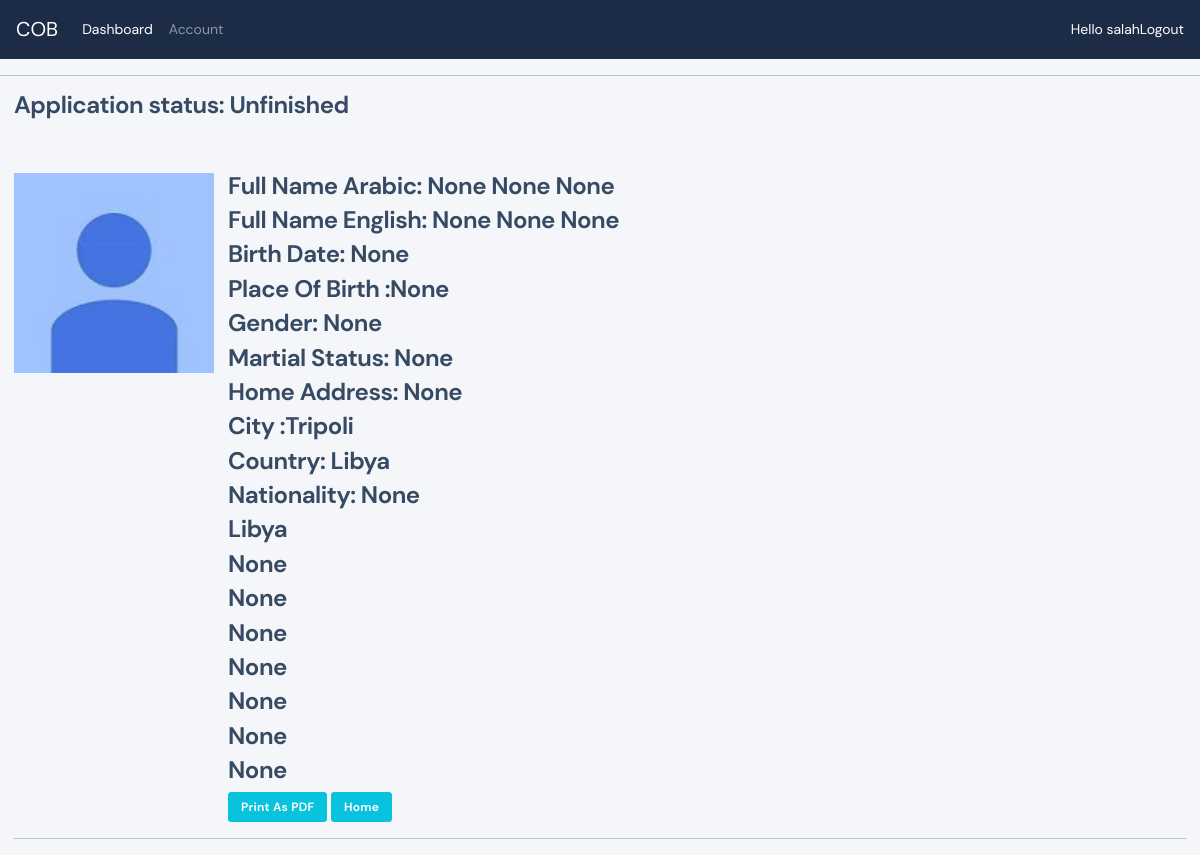
/user/view_application/7 (signed in), run on the app's committed database.
### accounts/models.py (models this page shows, shortened)
class NewAccountData(models.Model):
    STATUS = (
        ('not Started', 'not Started'),
        ('Approved', 'Approved'),
        ('Submitted', 'Submitted'),
        ('Please Revise', 'Please Revise'),
        ('Unfinished', 'Unfinished'),
    )
    GENDER = (
        ('Male', 'Male'),
        ('Female', 'Female'),
    )
    SALARY = (
        ('Under 12,000 per year', 'Under 12,000 per year'),
        ('From 12,000 to 25,000 per year', 'From 12,000 to 25,000 per year'),
        ('From 25,000 to 35,000 per year', 'From 25,000 to 35,000 per year'),
        ('From 35,000 to 50,000 per year', 'From 35,000 to 55,000 per year'),
        ('Above 50,000 per year', 'Above 50,000 per year'),
    )
    user = models.OneToOneField(User, blank=True, null=True, on_delete=models.CASCADE)
    First_Name_Arabic = models.CharField(max_length=40, blank=True, null=True)
    Middle_Name_Arabic = models.CharField(max_length=40, blank=True, null=True)
    Last_Name_Arabic = models.CharField(max_length=40, blank=True, null=True)
    First_Name_English = models.CharField(max_length=40, blank=True, null=True)
    Middle_Name_English = models.CharField(max_length=40, blank=True, null=True)
    Last_Name_English = models.CharField(max_length=40, blank=True, null=True)
    Birth_dt = models.DateField(blank=True, null=True)
    PlaceOFBirth = models.CharField(max_length=40, blank=True, null=True)
    Gender = models.CharField(max_length=20, blank=True, null=True, choices=GENDER)
    MartialStatus = models.CharField(max_length=40, blank=True, null=True)
    Home_Address = models.CharField(max_length=40, blank=True,null=True)
    City = models.CharField(max_length=40, default='Tripoli')
    Country = models.CharField(max_length=40, default='Libya')
    Nationality = models.CharField(max_length=40, default='Libyan')
    CountryOfBirth = models.CharField(max_length=40, default='Libya')
    date_Created = models.DateTimeField(auto_now_add=True, blank=True, null=True)
    Email = models.EmailField(max_length=100, blank=True, null=True, unique=True, validators=[validate_email])
    EmployerName = models.CharField(max_length=100, blank=True, null=True)
    Position = models.CharField(max_length=100, blank=True, null=True)
    EmployerSector = models.CharField(max_length=40, blank=True, null=True)
    Salary = models.CharField(max_length=50, blank=True, null=True, choices=SALARY)
    Nationality = models.CharField(max_length=200, blank=True, null=True)
    PhoneNumber1 = models.CharField(
        max_length=100,
        blank=True, null=True,
        unique=True,
        validators=[RegexValidator(
            regex= r'^2189[12456]{1}[0-9]{7}',
            message='incorrect  phone number',
        ),
            ])
    PhoneNumber2 = models.CharField(max_length=100, blank=True, null=True)
    PassportNo = models.CharField(max_length=15, unique=True, blank=True, null=True)
    PassportIssueDate = models.DateField(max_length=40, blank=True, null=True)
    PassportExpiryDate = models.DateField(max_length=40, blank=True, null=True)
    PassportIssueAuthority = models.CharField(max_length=40, blank=True, null=True)
    Nid = models.CharField(
        max_length=11,
        unique=True,
        blank=True, null=True,
        validators=[RegexValidator(
            regex=r'(^1|^2)(19[56789]{1}\d|20[0]\d)[0-9]{6}$',
            message='incorrect  National ID number',
            ),
        ])
    Birth_certificate = models.FileField(upload_to='embark/application_uploads', blank=True, null=True)
    Passport_copy = models.FileField(upload_to='embark/application_uploads', blank=True, null=True)
    Employer_statement = models.FileField(upload_to='embark/application_uploads', blank=True, null=True)
    Personal_pic = models.ImageField(default="default.jpg" ,null=True, blank=True)
    Residence_permit = models.FileField(upload_to='embark/application_uploads',blank=True, null=True)
    VisaNo = models.CharField(max_length=20, unique=True, blank=True, null=True)
    VisaExpiry = models.DateField(max_length=20, blank=True, null=True)
    status = models.CharField(max_length=40, blank=True, null=True, choices=STATUS)

### accounts/decorators.py (the view)
        def wrapper_func(request,*args,**kwargs):
            group = None
            if request.user.groups.exists():
                group = request.user.groups.all()[0].name
            if group in allowed_roles:
                return view_func(request, *args, **kwargs)
            else:
                return HttpResponse('unauthorized')

### accounts/views.py (called while the page is built)
@login_required(login_url='login')
@allowd_users(allowed_roles=['admin'])
def view_application(request,pk):
    customer_application = get_object_or_404(NewAccountData, id=pk)
    context = {
        'customer_application': customer_application
    }
    print('html is rendered')
    return render(request, 'accounts/view_application.html', context)

### templates/accounts/view_application.html
{%extends 'main.html'%}
{%block content%}
<div id="application" class="container-fluid">
<div>
<h4>Application status: {{customer_application.status}}</h4><br><br>
</div>
    <div class="media">
        <img style="height: 200px; width: 200px;" src="{{customer_application.Personal_pic.url}}">
    <div class="media-body">
<div class="container-fluid">
    <h4> Full Name Arabic: {{customer_application.First_Name_Arabic}} {{customer_application.Middle_Name_Arabic}} {{customer_application.Last_Name_Arabic}}</h4>
    <h4>Full Name English: {{customer_application.First_Name_English}} {{customer_application.Middle_Name_English}} {{customer_application.Last_Name_English}}</h4>
    <h4>Birth Date: {{customer_application.Birth_dt}}</h4>
    <h4>Place Of Birth :{{customer_application.PlaceOFBirth}}</h4>
    <h4>Gender: {{customer_application.Gender}}</h4>
    <h4>Martial Status: {{customer_application.MartialStatus}}</h4>
    <h4>Home Address: {{customer_application.Home_Address}}</h4>
    <h4>City :{{customer_application.City}}</h4>
    <h4>Country: {{customer_application.Country}}</h4>
    <h4>Nationality: {{customer_application.Nationality}}</h4>
    <h4>{{customer_application.CountryOfBirth}}</h4>
    <h4>{{customer_application.PhoneNumber1}}</h4>
    <h4>{{customer_application.PhoneNumber2}}</h4>
    <h4>{{customer_application.PassportNo}}</h4>
    <h4>{{customer_application.PassportIssueDate}}</h4>
    <h4>{{customer_application.PassportExpiryDate}}</h4>
    <h4>{{customer_application.PassportIssueAuthority}}</h4>
    <h4>{{customer_application.Nid}}</h4>
    <a class="btn btn-sm btn-info" href="{% url 'save_to_pdf' customer_application.id %}">Print As PDF</a>
    <button id="cmd" onclick="ExportPdf()" class="btn btn-sm btn-info" >Home</button>
</div>
</div>
</div>
{% endblock %}

### templates/navbar.html (shortened to what this page needs)
<nav class="navbar navbar-expand-lg navbar-dark bg-dark">
    <a class="navbar-brand" href="{% url 'user-page' %}">COB</a>
  <div class="collapse navbar-collapse" id="navbarNavAltMarkup">
    <div class="navbar-nav">
      {% if request.user.is_staff%}
      <a class="nav-item nav-link active" href="{% url 'home' %}">Dashboard </a>
      <a class="nav-item nav-link" href="#">Account</a>
      {%endif%}
    </div>
  </div>
  <span style="color:white;">Hello {{request.user}}</span>
  <a style="color:white;" href="{%url 'logout' %}">Logout</a>
</nav>
<hr>

### data on the page
NewAccountData: status "Unfinished", Personal_pic (placeholder picture), First_Name_Arabic "None", Middle_Name_Arabic "None", Last_Name_Arabic "None", First_Name_English "None", Middle_Name_English "None", Last_Name_English "None", Birth_dt "None", PlaceOFBirth "None", Gender "None", MartialStatus "None", Home_Address "None", City "Tripoli", Country "Libya", Nationality "None", CountryOfBirth "Libya", PhoneNumber1 "None", PhoneNumber2 "None", PassportNo "None", PassportIssueDate "None", PassportExpiryDate "None", PassportIssueAuthority "None", Nid "None"

### other printed values
{{ request.user }} "salah"
